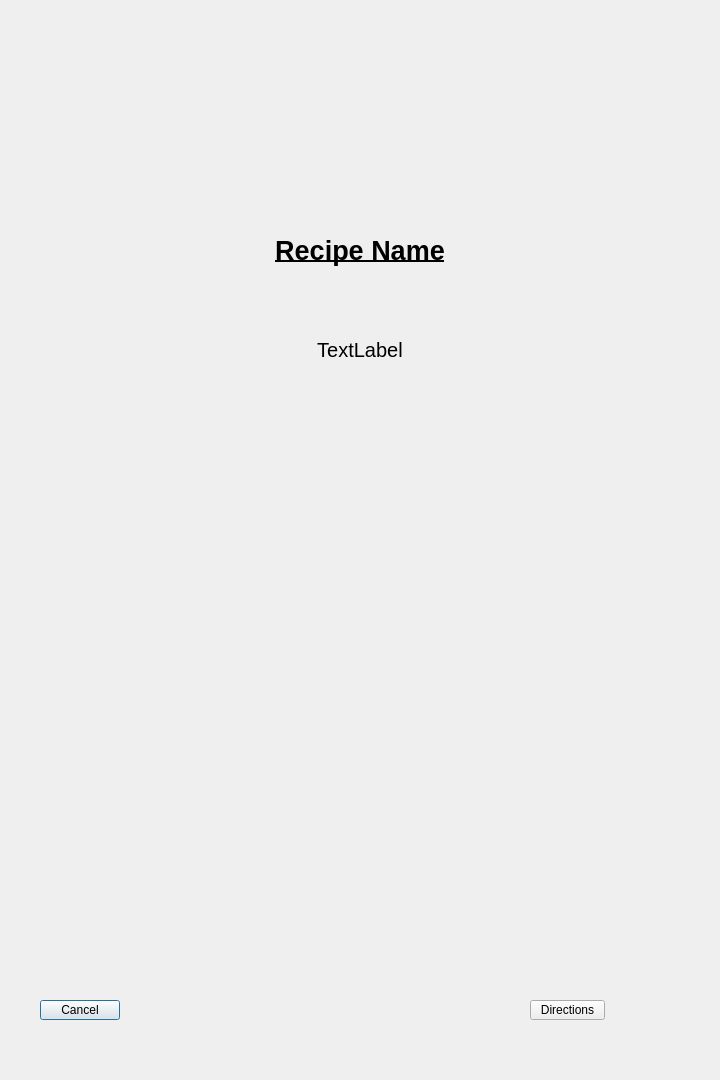
<?xml version="1.0" encoding="UTF-8"?>
<ui version="4.0">
 <class>Default_New_Recipe</class>
 <widget class="QDialog" name="Default_New_Recipe">
  <property name="geometry">
   <rect>
    <x>0</x>
    <y>0</y>
    <width>720</width>
    <height>1080</height>
   </rect>
  </property>
  <property name="windowTitle">
   <string>Dialog</string>
  </property>
  <property name="autoFillBackground">
   <bool>false</bool>
  </property>
  <widget class="QDialogButtonBox" name="buttonBox">
   <property name="geometry">
    <rect>
     <x>30</x>
     <y>1000</y>
     <width>100</width>
     <height>20</height>
    </rect>
   </property>
   <property name="orientation">
    <enum>Qt::Horizontal</enum>
   </property>
   <property name="standardButtons">
    <set>QDialogButtonBox::Cancel</set>
   </property>
   <property name="centerButtons">
    <bool>true</bool>
   </property>
  </widget>
  <widget class="QPushButton" name="pushButton">
   <property name="geometry">
    <rect>
     <x>530</x>
     <y>1000</y>
     <width>75</width>
     <height>20</height>
    </rect>
   </property>
   <property name="text">
    <string>Directions</string>
   </property>
  </widget>
  <widget class="QLabel" name="label">
   <property name="geometry">
    <rect>
     <x>0</x>
     <y>0</y>
     <width>720</width>
     <height>200</height>
    </rect>
   </property>
   <property name="text">
    <string>&lt;html&gt;&lt;head/&gt;&lt;body&gt;&lt;p&gt;&lt;br/&gt;&lt;/p&gt;&lt;/body&gt;&lt;/html&gt;</string>
   </property>
  </widget>
  <widget class="QLabel" name="label_2">
   <property name="geometry">
    <rect>
     <x>0</x>
     <y>200</y>
     <width>720</width>
     <height>100</height>
    </rect>
   </property>
   <property name="font">
    <font>
     <pointsize>20</pointsize>
     <weight>75</weight>
     <bold>true</bold>
     <underline>true</underline>
    </font>
   </property>
   <property name="text">
    <string>Recipe Name</string>
   </property>
   <property name="alignment">
    <set>Qt::AlignCenter</set>
   </property>
  </widget>
  <widget class="QLabel" name="label_3">
   <property name="geometry">
    <rect>
     <x>0</x>
     <y>300</y>
     <width>720</width>
     <height>100</height>
    </rect>
   </property>
   <property name="font">
    <font>
     <pointsize>15</pointsize>
    </font>
   </property>
   <property name="text">
    <string>TextLabel</string>
   </property>
   <property name="alignment">
    <set>Qt::AlignCenter</set>
   </property>
  </widget>
 </widget>
 <resources/>
 <connections>
  <connection>
   <sender>buttonBox</sender>
   <signal>accepted()</signal>
   <receiver>Default_New_Recipe</receiver>
   <slot>accept()</slot>
   <hints>
    <hint type="sourcelabel">
     <x>248</x>
     <y>254</y>
    </hint>
    <hint type="destinationlabel">
     <x>157</x>
     <y>274</y>
    </hint>
   </hints>
  </connection>
  <connection>
   <sender>buttonBox</sender>
   <signal>rejected()</signal>
   <receiver>Default_New_Recipe</receiver>
   <slot>reject()</slot>
   <hints>
    <hint type="sourcelabel">
     <x>316</x>
     <y>260</y>
    </hint>
    <hint type="destinationlabel">
     <x>286</x>
     <y>274</y>
    </hint>
   </hints>
  </connection>
 </connections>
</ui>
